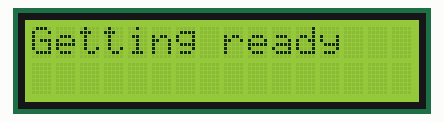
Simulated run of this sketch. Board: Arduino Uno, built with avr-gcc and run on an emulated ATmega328P. Parts: 16×2 character LCD.

Above: at 0.1 s.
At 1.1 s:
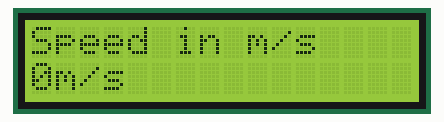

The sketch:

Speed_LCD.ino
```cpp
#include <Adafruit_LiquidCrystal.h>

char mystr[10] = "0";
Adafruit_LiquidCrystal lcd_1(0);

void setup() {
  Serial.begin(115400);
  lcd_1.begin(16, 2);
  lcd_1.print("Getting ready");
  delay(1000);
  lcd_1.clear();
}

void loop() {
  lcd_1.setCursor(0, 0);
  lcd_1.print("Speed in m/s");
  lcd_1.setCursor(0, 1);
  lcd_1.print(mystr);
  lcd_1.print("m/s");
  if (Serial.available() >= 3) {
    Serial.readBytes(mystr, 3);
  }
}
```
